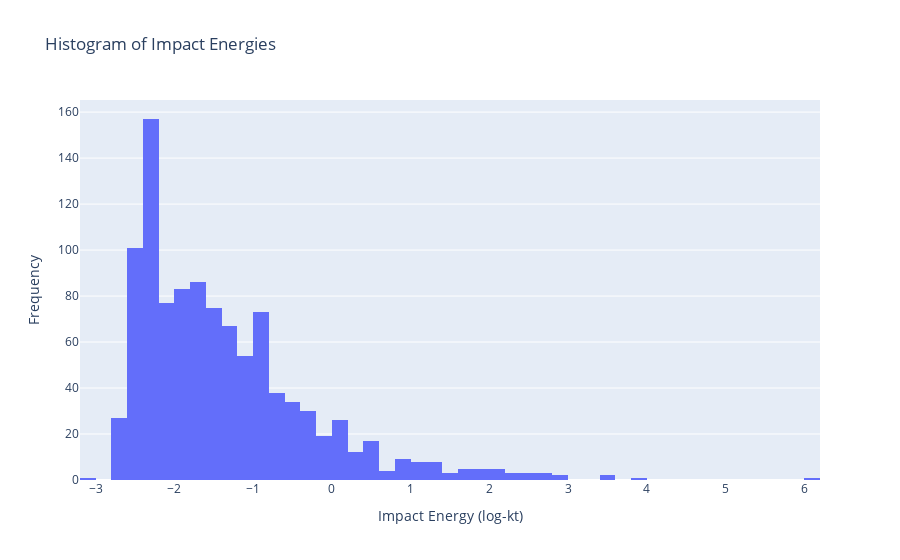

The notebook cell this image was saved under:
### Code cell
plt.histogram(fireballs, "logE", title="Histogram of Impact Energies") \
    .update_layout(xaxis_title="Impact Energy (log-kt)", yaxis_title="Frequency") \
    # .write_image("../resources/images/hist.png", width=960, height=480, scale=4)

### Figure 1 — Plotly figure (JSON) as saved in the notebook; plotly's stock layout.template omitted (floating-point values rounded to 4 significant figures; data arrays with more than 128 entries replaced by an {"elided": "..."} marker saying what was removed)
{"data": [{"bingroup": "x", "hovertemplate": "logE=%{x}<br>count=%{y}<extra></extra>", "legendgroup": "", "marker": {"color": "#636efa", "pattern": {"shape": ""}}, "name": "", "orientation": "v", "showlegend": false, "type": "histogram", "x": {"elided": "1039 float values"}, "xaxis": "x", "yaxis": "y"}], "layout": {"barmode": "relative", "legend": {"tracegroupgap": 0}, "title": {"text": "Histogram of Impact Energies"}, "xaxis": {"anchor": "y", "domain": [0, 1], "title": {"text": "Impact Energy (log-kt)"}}, "yaxis": {"anchor": "x", "domain": [0, 1], "title": {"text": "Frequency"}}}}
